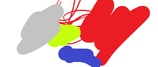
#> input picture ImageRecognition/colors.jpg, 158 x 67 px, shrunk from 1284 x 540 before the run
$ jupyter execute --allow-errors 'ImageRecognition - alternative method.ipynb'   (shell and % lines are left out)
#> lines starting #> are read from the running program, lines starting #| are printed output that depends on the picture; long printed decimals are rounded
## Putting the code into a method

[cell 1]
import matplotlib
import PIL
import scipy
from matplotlib import image as img
from matplotlib import pyplot as plt
from mpl_toolkits.mplot3d import Axes3D
import pandas as pd
from scipy.cluster.vq import whiten
from scipy.cluster.vq import kmeans

### importing image

[cell 2]
my_image = img.imread('colors.jpg')
#> my_image is the input picture: shape (67, 158, 3); mean R, G, B 227.7, 180, 178.7
my_image.shape
#> Out = (67, 158, 3)

## displaying an image

[cell 3]
plt.imshow(my_image)
plt.show()

##  In the process of finding out the dominant colors of an image, we are not concerned about the position of the pixel. Hence, we need to convert the M x N x 3 matrix to three individual lists, which contain the respective red, blue and green values.

[cell 4]
r = []
g = []
b = []
#> (the rest of this cell did not finish here and is left out)

[cell 5]
def get_colors(image, number_of_colors):

#> called with image = 'colors.jpg', number_of_colors = 5
    my_image = img.imread(image)
    r = []
    g = []
    b = []
    for line in my_image:
        for pixel in line:
            temp_r, temp_g, temp_b = pixel
            r.append(temp_r)
            g.append(temp_g)
            b.append(temp_b)
#> this loop made 67 passes
#> after the loop, b = 10586 values, max 255 at index 0, min 0 at index 4504, mean 178.7; g = 10586 values, max 255 at index 0, min 18 at index 1849, mean 180; r = 10586 values, max 255 at index 0, min 51 at index 7816, mean 227.7

    df = pd.DataFrame({'red': r,'blue': b, 'green': g})
#> df = table of 10586 rows and 3 columns
    df['scaled_red'] = whiten(df['red'])
    df['scaled_blue'] = whiten(df['blue'])
    df['scaled_green'] = whiten(df['green'])


    cluster_centers, distortion = kmeans(df[['scaled_red', 'scaled_green', 'scaled_blue']], number_of_colors)
#> cluster_centers = [[4.46, 2.02, 2.06], [4.47, 2.62, 0.284], [5.16, 0.353, 0.436], [5.72, 2.67, 2.71], [1.5, 0.767, 2.13]]; distortion = 0.171


    colors = []
    r_std, g_std, b_std = df[['red', 'green', 'blue']].std()
#> r_std = 44.49; g_std = 94.26; b_std = 92.76
    for cluster_center in cluster_centers:
        scaled_r, scaled_g, scaled_b = cluster_center
        colors.append((
        scaled_r * r_std / 255,
        scaled_g * g_std / 255,
        scaled_b * b_std / 255))
        print(colors)
#> this loop made 5 passes
#| [(0.778, 0.748, 0.7477)]
#| [(0.778, 0.748, 0.7477), (0.7806, 0.9689, 0.1034)]
#| [(0.778, 0.748, 0.7477), (0.7806, 0.9689, 0.1034), (0.8999, 0.1306, 0.1587)]
#| [(0.778, 0.748, 0.7477), (0.7806, 0.9689, 0.1034), (0.8999, 0.1306, 0.1587), (0.9973, 0.9883, 0.9868)]
#| [(0.778, 0.748, 0.7477), (0.7806, 0.9689, 0.1034), (0.8999, 0.1306, 0.1587), (0.9973, 0.9883, 0.9868), (0.2613, 0.2835, 0.7737)]
#> after the loop, colors = [(0.778, 0.748, 0.748), (0.781, 0.969, 0.103), (0.9, 0.131, 0.159), (0.997, 0.988, 0.987), (0.261, 0.283, 0.774)]
    plt.imshow([colors])
    plt.show()
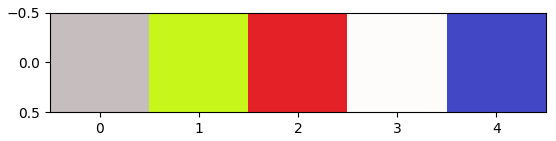
#> figure drawn by matplotlib, 1 panel

[cell 6]
get_colors('colors.jpg',5)

[cell 7]
get_colors('Daniel1.jpg',5)
#> call 2 of get_colors, with image = 'Daniel1.jpg', number_of_colors = 5
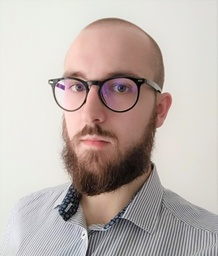
#> input picture ImageRecognition/Daniel1.jpg, 218 x 256 px, shrunk from 1767 x 2076 before the run
#> in get_colors, my_image is the input picture: shape (256, 218, 3); mean R, G, B 191.1, 179.8, 174.8
#> after the loop in get_colors (call 2), `for line in my_image:`: b = 55808 items
#> in get_colors (call 2), `df = pd.DataFrame({'red': r,'blue': b, 'green': g})`: df = table of 55808 rows and 3 columns
#> in get_colors (call 2), `cluster_centers, distortion = kmeans(df[['scaled_red', 'scaled_green',..`: cluster_centers = [[4.3, 3.8, 3.68], [2.57, 1.83, 1.71], [4.07, 3.49, 3.38], [1.22, 0.795, 0.707], [3.32, 2.64, 2.56]]; distortion = 0.332
#> in get_colors (call 2), `r_std, g_std, b_std = df[['red', 'green', 'blue']].std()`: r_std = 54.92; g_std = 62.2; b_std = 62.82
#> the loop in get_colors (call 2), `for cluster_center in cluster_centers:` made 5 passes
#| [(0.9261, 0.9265, 0.9056)]
#| [(0.9261, 0.9265, 0.9056), (0.5528, 0.4473, 0.4221)]
#| [(0.9261, 0.9265, 0.9056), (0.5528, 0.4473, 0.4221), (0.8754, 0.8501, 0.8323)]
#| [(0.9261, 0.9265, 0.9056), (0.5528, 0.4473, 0.4221), (0.8754, 0.8501, 0.8323), (0.2624, 0.1939, 0.1741)]
#| [(0.9261, 0.9265, 0.9056), (0.5528, 0.4473, 0.4221), (0.8754, 0.8501, 0.8323), (0.2624, 0.1939, 0.1741), (0.7158, 0.6448, 0.6305)]
#> after the loop in get_colors (call 2), `for cluster_center in cluster_centers:`: colors = [(0.926, 0.927, 0.906), (0.553, 0.447, 0.422), (0.875, 0.85, 0.832), (0.262, 0.194, 0.174), (0.716, 0.645, 0.631)]
#> in get_colors (call 2), `plt.show()`:
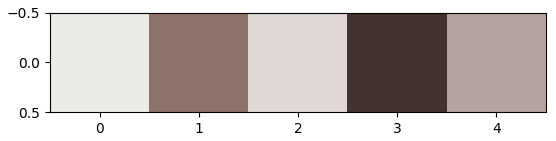
#> figure drawn by matplotlib, 1 panel
